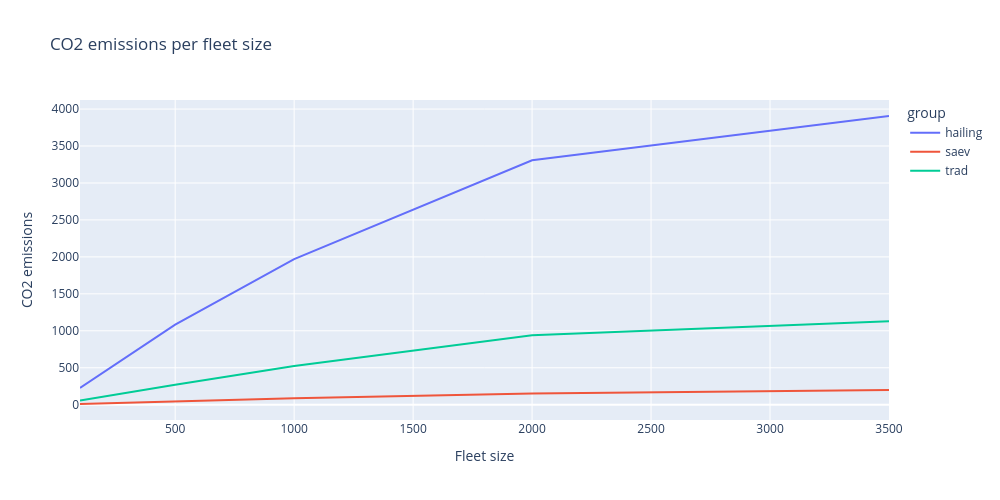

This figure's notebook cell:
### Code cell
grouped = df.groupby(['fleet_size', 'group'])[['co2_emissions']].mean().reset_index()

fig = px.line(
        grouped,
        x='fleet_size',
        y='co2_emissions',
        color='group',
        title='CO2 emissions per fleet size',
        labels={'fleet_size': 'Fleet size', 'co2_emissions': 'CO2 emissions'}
)

fig.update_layout(
    height=500,
    width=1000)

fig.show()

### Figure 1 — Plotly figure (JSON) as saved in the notebook; plotly's stock layout.template omitted (floating-point values rounded to 4 significant figures)
{"data": [{"hovertemplate": "group=hailing<br>Fleet size=%{x}<br>CO2 emissions=%{y}<extra></extra>", "legendgroup": "hailing", "line": {"color": "#636efa", "dash": "solid"}, "marker": {"symbol": "circle"}, "mode": "lines", "name": "hailing", "orientation": "v", "showlegend": true, "type": "scatter", "x": [100, 500, 1000, 2000, 3500], "xaxis": "x", "y": [226.7, 1084.0, 1969.0, 3308.0, 3906.0], "yaxis": "y"}, {"hovertemplate": "group=saev<br>Fleet size=%{x}<br>CO2 emissions=%{y}<extra></extra>", "legendgroup": "saev", "line": {"color": "#EF553B", "dash": "solid"}, "marker": {"symbol": "circle"}, "mode": "lines", "name": "saev", "orientation": "v", "showlegend": true, "type": "scatter", "x": [100, 500, 1000, 2000, 3500], "xaxis": "x", "y": [9.706, 46.92, 87.77, 153.3, 199.9], "yaxis": "y"}, {"hovertemplate": "group=trad<br>Fleet size=%{x}<br>CO2 emissions=%{y}<extra></extra>", "legendgroup": "trad", "line": {"color": "#00cc96", "dash": "solid"}, "marker": {"symbol": "circle"}, "mode": "lines", "name": "trad", "orientation": "v", "showlegend": true, "type": "scatter", "x": [100, 500, 1000, 2000, 3500], "xaxis": "x", "y": [55.46, 271.3, 525.3, 940.3, 1128.0], "yaxis": "y"}], "layout": {"height": 500, "legend": {"title": {"text": "group"}, "tracegroupgap": 0}, "title": {"text": "CO2 emissions per fleet size"}, "width": 1000, "xaxis": {"anchor": "y", "autorange": true, "domain": [0, 1], "range": [100, 3500], "title": {"text": "Fleet size"}, "type": "linear"}, "yaxis": {"anchor": "x", "autorange": true, "domain": [0, 1], "range": [-206.8, 4123.0], "title": {"text": "CO2 emissions"}, "type": "linear"}}}
